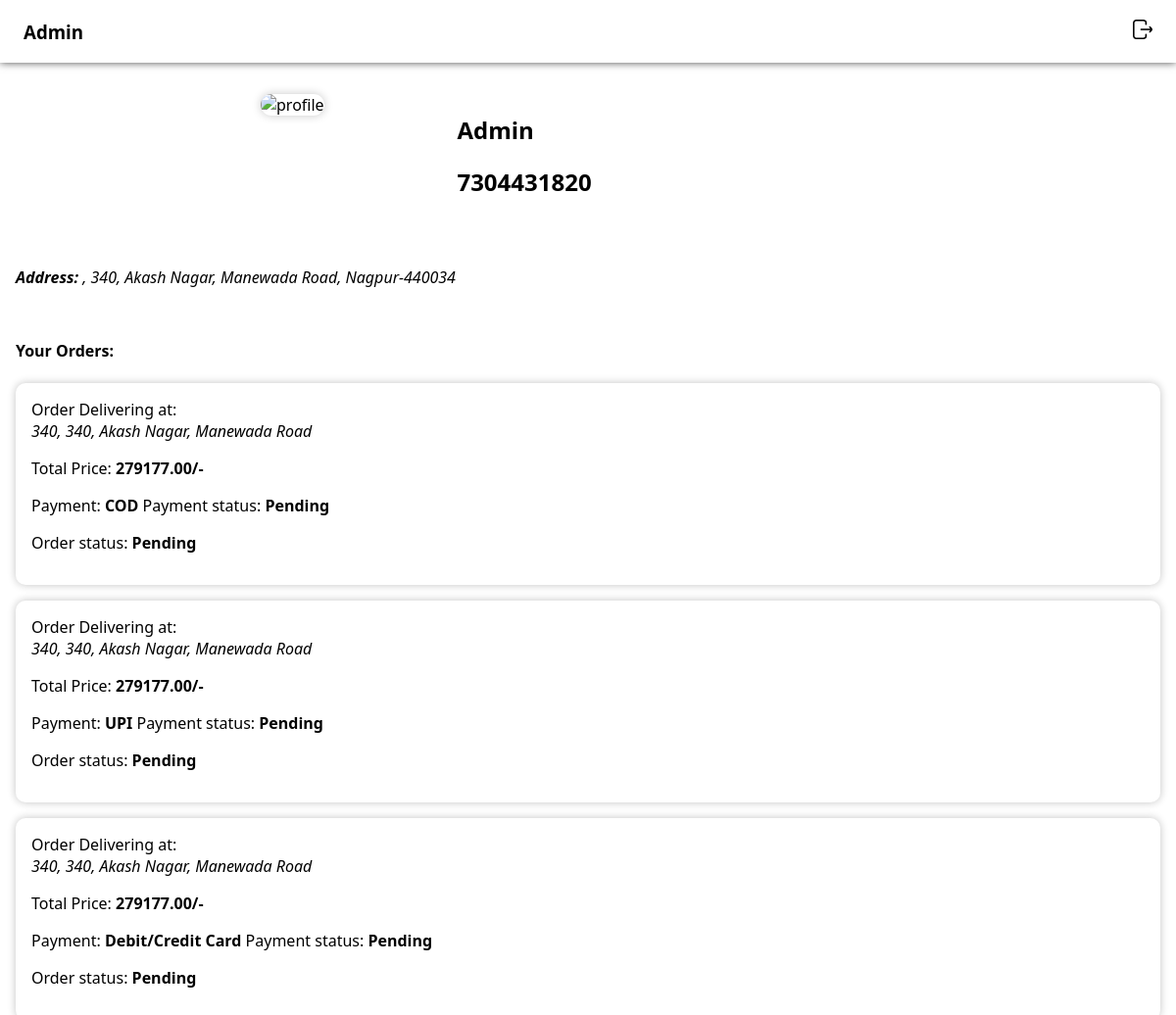
/profile/ (signed in), run on the app's committed database.
### store/models.py (models this page shows, shortened)
class Customer(models.Model):
    user = models.OneToOneField(User, on_delete=models.CASCADE)
    phone = models.BigIntegerField()
    plot_no = models.TextField(default='')
    streetaddr = models.TextField()
    city = models.CharField(max_length=20, choices=CITIES)
    pincode = models.PositiveIntegerField()

class Order(models.Model):
    user = models.ForeignKey(User, on_delete=models.CASCADE, default='')
    order = models.ManyToManyField(OrderItem)
    delivery_address = models.CharField(max_length=300, default='none')
    total_price = models.DecimalField(max_digits=10, decimal_places=2)
    payment_mode = models.CharField(max_length=20,choices=MODES, default='1')
    payment_status = models.CharField(max_length=20,choices=PAY_STATUS, default='Pending')
    order_status = models.CharField(max_length=20,choices=STATUS_CHOICES, default='Pending')
    def __str__(self):
        return str(f'{self.user.username} : payment {self.payment_status}')

### store/views.py (the view)
# urls.py: path('profile/',views.profile, name='user profile'),
def profile(request):
    customer = Customer.objects.get(user=request.user)
    orders = Order.objects.filter(user=request.user)
    print(orders)
    return render(request, 'profile.html', {'logo': "STORE",'customer':customer,'orders':orders})

### static/templates/profile.html (shortened to what this page needs)
<!DOCTYPE html>
<html lang="en">
<head>
    {% load static %}
    <link rel="stylesheet" href="{% static '/css/style.css' %}">
</head>
<body>
    <div id="header">
        <h3 class="logo">{% if user.is_authenticated %}{{user.first_name}} {{user.last_name}}{% else %}Login or Sign Up{% endif %}</h3>
        <div id="mob-nav">
            <ul>
                {% if user.is_authenticated %}
                    <li><a href="/logout"><img src="{% static '/images/logout.png' %}" alt="logout" class="icon-img search"></a></li>
                {% endif %}
            </ul>
        </div>
    </div>
    {% if user.is_authenticated %}
        <div id="profile-container">
            <div id="profile-head">
                <img src="{% static '/images/user.png' %}" alt="profile" id="profile-img"/>
            </div>
            <div id="profile-card">
                <h2>{{user.first_name}} {{user.last_name}}</h2>
                <h2>{{user.username}}</h2>
            </div>
        </div>
        <div id="user-details">
            <address><strong>Address: </strong>{{customer.plot_no}}, {{customer.streetaddr}}, {{customer.city}}-{{customer.pincode}}</address>
        </div>
        <div id="order-details">
            <h4>Your Orders:</h4>
            {%for order in orders%}
            <div class="order-card">
                Order Delivering at:
                <address>
                    {{order.delivery_address}}
                </address>
                <p>
                    Total Price: <strong>{{order.total_price}}/-</strong>
                </p>
                <p>
                    Payment: <strong>{{order.payment_mode}}</strong>  Payment status: <strong>{{order.payment_status}}</strong>
                </p>
                <p>
                    Order status: <strong>{{order.order_status}}</strong>
                </p>
            </div>
            {% endfor %}
        </div>
    {% endif %}
</body>
</html>

### static/css/style.css (style rules this page uses)
body { margin: 0; font-family:'Segoe UI', Tahoma, Geneva, Verdana, sans-serif; }
a { text-decoration: none; color: black; }
#header { width: 100%; height: 4rem; position: sticky; z-index: 1000; top: 0; display: flex; justify-content: space-between; align-items: center; background-color: white; box-shadow: 0 0 8px #000000b4; transition: all 0.4s ease; }
#header .logo, #footer .logo { padding: 1rem 1.5rem; }
.icon-img { width: 36px; padding: 0.5rem; cursor: pointer; background-color: transparent; }
#mob-nav ul { display: flex; align-items: center; list-style-type: none; margin: 0; gap: 1rem; padding-left: 0; padding-right: 1rem; }
ul { list-style-type: none; padding-left: 0; }
h2 { text-align: center; }
#profile-container { width: min(100%,700px); margin: 1rem auto; height: 10rem; display: flex; justify-content: space-between; align-items: flex-start; padding: 1rem; }
div#profile-head { width: 30%; }
#profile-img { width: min(100%,125px); aspect-ratio: 1/1; border-radius: 300px; box-shadow: 0 0 10px #c9c9c9; }
#profile-card { width: 70%; }
#profile-card h2 { text-align: left; }
#user-details { padding: 1rem; }
#order-details { padding: 1rem; }
.order-card { width: 100%; padding: 1rem; margin: 1rem auto; box-shadow: 0 0 8px #c4c4c4; border-radius: 10px; }
* { box-sizing: border-box; }

### data on the page
Customer: streetaddr "340, Akash Nagar, Manewada Road", city "Nagpur", pincode "440034"
Order: delivery_address "340, 340, Akash Nagar, Manewada Road", total_price "279177.00", payment_mode "COD", payment_status "Pending", order_status "Pending"
Order: delivery_address "340, 340, Akash Nagar, Manewada Road", total_price "279177.00", payment_mode "UPI", payment_status "Pending", order_status "Pending"
Order: delivery_address "340, 340, Akash Nagar, Manewada Road", total_price "279177.00", payment_mode "Debit/Credit Card", payment_status "Pending", order_status "Pending"

### other printed values
{{ user.first_name }} "Admin"
{{ user.username }} "7304431820"
